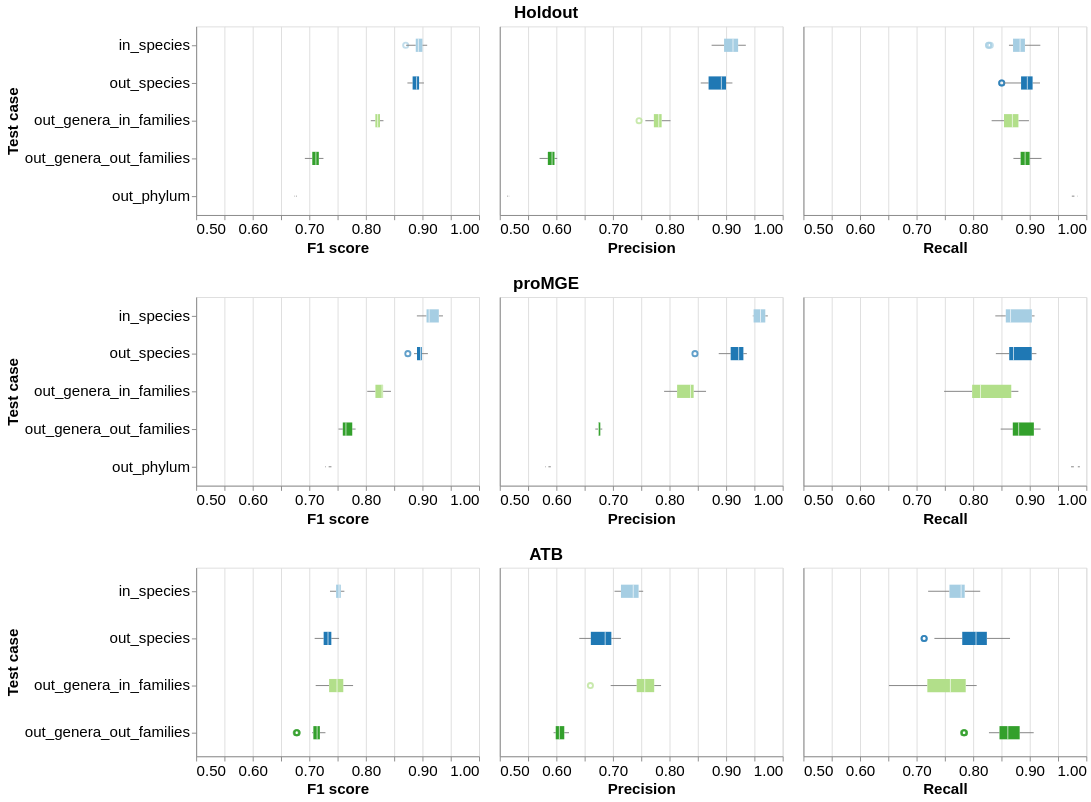

Notebook code cell kept with this figure:
### Code cell
holdout_boxplot = draw_boxplot(all_eval_res[all_eval_res['test_group']=='holdout'], metric='f1', metrics_name="F1 score", score_domain=[0.5,1])
deduplicated_boxplot = draw_boxplot(all_eval_res[all_eval_res['test_group']=='deduplicated'], metric='f1', metrics_name="F1 score", score_domain=[0.5,1])
promge_boxplot = draw_boxplot(all_eval_res[all_eval_res['test_group']=='promge'], metric='f1', metrics_name="F1 score", score_domain=[0.5,1])
atb_boxplot = draw_boxplot(all_eval_res[all_eval_res['test_group']=='ATB'], metric='f1', metrics_name="F1 score", score_domain=[0.5,1])

holdout_boxplot_precision = draw_boxplot(all_eval_res[all_eval_res['test_group']=='holdout'], metric='precision', metrics_name="Precision", score_domain=[0.5,1], y_axis=False)
deduplicated_boxplot_precision = draw_boxplot(all_eval_res[all_eval_res['test_group']=='deduplicated'], metric='precision', metrics_name="Precision", score_domain=[0.5,1], y_axis=False)
promge_boxplot_precision = draw_boxplot(all_eval_res[all_eval_res['test_group']=='promge'], metric='precision', metrics_name="Precision", score_domain=[0.5,1], y_axis=False)
atb_boxplot_precision = draw_boxplot(all_eval_res[all_eval_res['test_group']=='ATB'], metric='precision', metrics_name="Precision", score_domain=[0.5,1], y_axis=False)

holdout_boxplot_recall = draw_boxplot(all_eval_res[all_eval_res['test_group']=='holdout'], metric='recall', metrics_name="Recall", score_domain=[0.5,1], y_axis=False)
deduplicated_boxplot_recall = draw_boxplot(all_eval_res[all_eval_res['test_group']=='deduplicated'], metric='recall', metrics_name="Recall", score_domain=[0.5,1], y_axis=False)
promge_boxplot_recall = draw_boxplot(all_eval_res[all_eval_res['test_group']=='promge'], metric='recall', metrics_name="Recall", score_domain=[0.5,1], y_axis=False)
atb_boxplot_recall = draw_boxplot(all_eval_res[all_eval_res['test_group']=='ATB'], metric='recall', metrics_name="Recall", score_domain=[0.5,1], y_axis=False)

holdout_overall_boxplot = alt.hconcat(holdout_boxplot, holdout_boxplot_precision, holdout_boxplot_recall).resolve_axis(y='shared').properties(
        title=alt.TitleParams(
            text="Holdout",
            anchor="middle",
            fontSize=18
        )
    )

promge_overall_boxplot = alt.hconcat(promge_boxplot, promge_boxplot_precision, promge_boxplot_recall).resolve_axis(y='shared').properties(
        title=alt.TitleParams(
            text="proMGE",
            anchor="middle",
            fontSize=18
        )
    )

atb_overall_boxplot = alt.hconcat(atb_boxplot, atb_boxplot_precision, atb_boxplot_recall).resolve_axis(y='shared').properties(
        title=alt.TitleParams(
            text="ATB",
            anchor="middle",
            fontSize=18
        )
    )

overall_eval_boxplot = alt.vconcat(holdout_overall_boxplot, promge_overall_boxplot, atb_overall_boxplot).configure_axis(
        labelFontSize=16,
        titleFontSize=16,
    )

overall_eval_boxplot
